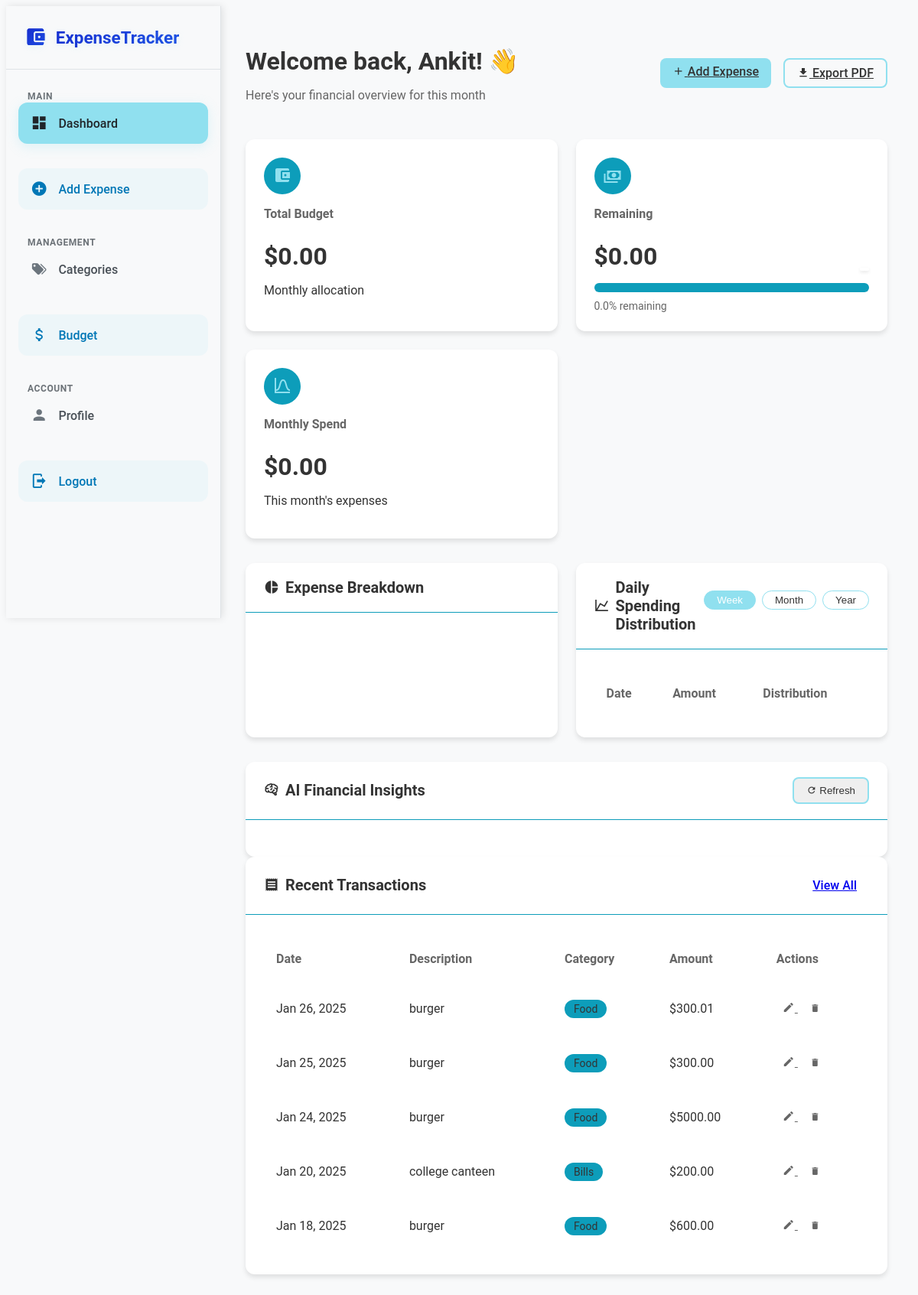
Screenshot of / (signed in) with the database file from the repository.
### Expenses/models.py (models this page shows, shortened)
class UserProfile(models.Model):
    user = models.OneToOneField(User, on_delete=models.CASCADE)
    total_budget = models.DecimalField(
        max_digits=10,
        decimal_places=2,
        validators=[MinValueValidator(0)],
        default=0
    )
    last_budget_reset = models.DateTimeField(default=timezone.now)
    def get_remaining_budget(self):
        monthly_expenses = Expense.get_monthly_total(self.user)
        return self.total_budget - monthly_expenses
    def get_budget_percentage(self):
        if self.total_budget > 0:
            return (self.get_remaining_budget() / self.total_budget) * 100
        return 0

class Expense(models.Model):
    RECURRING_CHOICES = [
        ('none', 'None'),
        ('daily', 'Daily'),
        ('weekly', 'Weekly'),
        ('monthly', 'Monthly'),
        ('yearly', 'Yearly'),
    ]
    user = models.ForeignKey(User, on_delete=models.CASCADE)
    category = models.ForeignKey(Category, on_delete=models.SET_NULL, null=True, blank=True)
    amount = models.DecimalField(
        max_digits=10,
        decimal_places=2,
        validators=[MinValueValidator(0.01)]
    )
    description = models.CharField(max_length=200)
    date = models.DateField()
    recurring = models.CharField(
        max_length=10,
        choices=RECURRING_CHOICES,
        default='none'
    )
    created_at = models.DateTimeField(auto_now_add=True)
    updated_at = models.DateTimeField(auto_now=True)
    @classmethod
    def get_monthly_total(cls, user):
        start_date = timezone.now().replace(day=1)
        return cls.objects.filter(
            user=user,
            date__gte=start_date
        ).aggregate(Sum('amount'))['amount__sum'] or 0
    @classmethod
    def get_category_breakdown(cls, user):
        start_date = timezone.now().replace(day=1)
        total_expenses = cls.objects.filter(
            user=user,
            date__gte=start_date
        ).aggregate(total=Sum('amount'))['total'] or 0
        if total_expenses == 0:
            return []

class Category(models.Model):
    name = models.CharField(max_length=100)
    user = models.ForeignKey(User, on_delete=models.CASCADE)
    budget = models.DecimalField(
        max_digits=10,
        decimal_places=2,
        validators=[MinValueValidator(0)],
        default=0
    )
    class Meta:
        verbose_name_plural = 'Categories'
        unique_together = ['name', 'user']

### Expenses/views.py (the view, shortened to what this page needs)
# urls.py: path('', views.dashboard, name='dashboard'),
@login_required(login_url='login')
def dashboard(request):
    check_and_reset_monthly_budget()
    profile, created = UserProfile.objects.get_or_create(user=request.user)
    today = timezone.now()
    start_date = today.replace(day=1)
    monthly_spend = Expense.get_monthly_total(request.user)
    remaining_budget = profile.get_remaining_budget()
    category_expenses = Expense.get_category_breakdown(request.user)
    recent_transactions = Expense.objects.filter(
        user=request.user
    ).select_related('category').order_by('-date')[:5]
    context = {
        'user': request.user,
        'profile': profile,
        'total_budget': profile.total_budget,
        'remaining_budget': remaining_budget,
        'monthly_spend': monthly_spend,
        'category_expenses': category_expenses,
        'recent_transactions': recent_transactions,
        'budget_percentage': profile.get_budget_percentage(),
    }
    return render(request, 'dashboard.html', context)

### Expenses/views.py (called while the page is built)
def send_budget_reminder_email(user):
    subject = 'Monthly Budget Reset Reminder'
    message = f"""
    Hello {user.username},

    This is a reminder that your monthly budget has been reset for the new month.
    Please set your new budget to help maintain your financial goals.

    You can set your budget here: {settings.SITE_URL}/expenses/set-budget/

    Best regards,
    Your Expense Tracker Team
    """
    send_mail(
        subject,
        message,
        settings.DEFAULT_FROM_EMAIL,
        [user.email],
        fail_silently=False,
    )

@receiver(post_save, sender=UserProfile)
def create_user_profile(sender, instance, created, **kwargs):
    if created:
        instance.last_budget_reset = timezone.now()
        instance.save()

def check_and_reset_monthly_budget():
    today = timezone.now()
    profiles = UserProfile.objects.all()
    for profile in profiles:
        last_reset = profile.last_budget_reset
        if (today.year > last_reset.year) or (today.month > last_reset.month):
            profile.total_budget = Decimal('0.00')
            profile.last_budget_reset = today
            profile.save()
            send_budget_reminder_email(profile.user)

### Expenses/templates/dashboard.html (shortened to what this page needs)
{% extends 'base.html' %}
{% load static %}
{% block css_files %}
<link rel="stylesheet" href="{% static 'css/dashboard.css' %}"/>
<link href="https://cdn.jsdelivr.net/npm/@mdi/font@6.5.95/css/materialdesignicons.min.css" rel="stylesheet">
{% endblock %}
{% block content %}
<div class="dashboard-container">
    {% include 'partials/sidebar.html' %}
    <main class="main-content">
        <div class="dashboard-header">
            <div class="welcome-section">
                <h1>Welcome back, {{ user.first_name }}! 👋</h1>
                <p>Here's your financial overview for this month</p>
            </div>
            <div class="header-actions">
               <a href="{% url 'add_expense' %}" class="btn btn-primary">
                    <i class="mdi mdi-plus"></i> Add Expense
                <a href="{% url 'export_expenses' %}"  class="btn btn-outline-primary" id="exportButton">
                    <i class="mdi mdi-download"></i> Export PDF
                </a>
            </div>
        </div>
        <div class="overview-cards">
            <div class="card budget-card">
                <div class="card-body">
                    <div class="card-icon">
                        <i class="mdi mdi-wallet"></i>
                    </div>
                    <div class="card-info">
                        <h3>Total Budget</h3>
                        <h2>${{ total_budget|floatformat:2 }}</h2>
                        <p>Monthly allocation</p>
                    </div>
                </div>
            </div>
            <div class="card remaining-card">
                <div class="card-body">
                    <div class="card-icon">
                        <i class="mdi mdi-cash-multiple"></i>
                    </div>
                    <div class="card-info">
                        <h3>Remaining</h3>
                        <h2>${{ remaining_budget|floatformat:2 }}</h2>
                        <div class="progress-wrapper">
                            <div class="progress">
                                <div class="progress-bar" style="width: {{ budget_percentage|floatformat:1 } }%"></div>
                            </div>
                            <span class="progress-text">{{ budget_percentage|floatformat:1 }}% remaining</span>
                        </div>
                    </div>
                </div>
            </div>
            <div class="card spending-card">
                <div class="card-body">
                    <div class="card-icon">
                        <i class="mdi mdi-chart-bell-curve"></i>
                    </div>
                    <div class="card-info">
                        <h3>Monthly Spend</h3>
                        <h2>${{ monthly_spend|floatformat:2 }}</h2>
                        <p>This month's expenses</p>
                    </div>
                </div>
            </div>
        </div>
        <div class="analysis-section">
            <div class="card breakdown-card">
                <div class="card-header">
                    <h3><i class="mdi mdi-chart-pie"></i> Expense Breakdown</h3>
                </div>
                <div class="card-body">
                </div>
            </div>
            <div class="card chart-card">
                <div class="card-header">
                    <h3><i class="mdi mdi-chart-line"></i> Daily Spending Distribution</h3>
                    <div class="chart-period-selector">
                        <button class="btn active" data-period="week">Week</button>
                        <button class="btn" data-period="month">Month</button>
                        <button class="btn" data-period="year">Year</button>
                    </div>
                </div>
                <div class="card-body">
                    <div class="table-responsive">
                        <table class="table">
                            <thead>
                                <tr>
                                    <th>Date</th>
                                    <th>Amount</th>
                                    <th>Distribution</th>
                                </tr>
                            </thead>
                        </table>
                    </div>
                </div>
            </div>
        </div>
        <div class="card ai-insights-card">
            <div class="card-header">
                <h3><i class="mdi mdi-brain"></i> AI Financial Insights</h3>
                <button class="btn btn-sm btn-outline-primary refresh-insights">
                    <i class="mdi mdi-refresh"></i> Refresh
                </button>
            </div>
            <div class="card-body">
            </div>
        </div>
        <div class="card transactions-card">
            <div class="card-header">
                <h3><i class="mdi mdi-receipt"></i> Recent Transactions</h3>
                <a href="{% url 'expense_list' %}" class="btn btn-link">View All</a>
            </div>
            <div class="card-body">
                <div class="table-responsive">
                    <table class="table" id="recentTransactionsTable">
                        <thead>
                            <tr>
                                <th>Date</th>
                                <th>Description</th>
                                <th>Category</th>
                                <th>Amount</th>
                                <th>Actions</th>
                            </tr>
                        </thead>
                        <tbody>
                            {% for expense in recent_transactions %}
                            <tr>
                                <td>{{ expense.date|date:"M d, Y" }}</td>
                                <td>{{ expense.description }}</td>
                                <td>
                                    <span class="category-badge">
                                        {{ expense.category.name|default:"Uncategorized" }}
                                    </span>
                                </td>
                                <td class="amount">${{ expense.amount|floatformat:2 }}</td>
                                <td>
                                    <a href="{% url 'edit_expense' expense.id %}" class="btn btn-icon" title="Edit">
                                        <i class="mdi mdi-pencil"></i>
                                    </a>
                                    <button class="btn btn-icon delete-expense" data-expense-id="{{ expense.id }}" title="Delete">
                                        <i class="mdi mdi-delete"></i>
                                    </button>
                                </td>
                            </tr>
                            {% endfor %}
                        </tbody>
                    </table>
                </div>
            </div>
        </div>
    </main>
</div>
{% endblock %}

### Expenses/static/css/dashboard.css (style rules this page uses)
:root { --primary-color: #90e0ef; --secondary-color: #0d9dba; --background-color: #f8f9fa; --text-primary: #333333; --text-secondary: #666666; --card-shadow: 0 4px 6px rgba(0, 0, 0, 0.1); --transition: all 0.3s ease; }
body { font-family: 'Roboto', sans-serif; background-color: var(--background-color); color: var(--text-primary); }
.dashboard-container { display: flex; min-height: 100vh; }
.main-content { flex: 1; padding: 2rem; }
.dashboard-header { display: flex; justify-content: space-between; align-items: center; margin-bottom: 2rem; }
.welcome-section h1 { font-size: 2rem; font-weight: 700; color: var(--text-primary); margin-bottom: 0.5rem; }
.welcome-section p { color: var(--text-secondary); }
.header-actions { display: flex; gap: 1rem; }
.btn { padding: 0.5rem 1rem; border-radius: 8px; font-weight: 500; transition: var(--transition); }
.btn-primary { background-color: var(--primary-color); border: none; color: var(--text-primary); }
.btn-outline-primary { border: 2px solid var(--primary-color); color: var(--text-primary); }
.overview-cards { display: grid; grid-template-columns: repeat(auto-fit, minmax(300px, 1fr)); gap: 1.5rem; margin-bottom: 2rem; }
.card { background: white; border-radius: 12px; box-shadow: var(--card-shadow); border: none; transition: var(--transition); }
.card-body { padding: 1.5rem; }
.card-icon { width: 48px; height: 48px; border-radius: 50%; background-color: var(--secondary-color); display: flex; align-items: center; justify-content: center; margin-bottom: 1rem; }
.card-icon i { font-size: 24px; color: var(--primary-color); }
.card-info h3 { font-size: 1rem; color: var(--text-secondary); margin-bottom: 0.5rem; }
.card-info h2 { font-size: 2rem; color: var(--text-primary); margin-bottom: 0.5rem; }
.progress-wrapper { margin-top: 1rem; }
.progress { height: 12px !important; background-color: var(--secondary-color); border-radius: 6px; overflow: visible; margin: 8px 0; position: relative; }
.progress-bar { height: 100%; border-radius: 6px; position: relative; transition: width 0.5s ease; text-align: center; line-height: 12px; font-size: 10px; color: var(--text-primary); font-weight: 600; }
.progress-bar::after { content: attr(data-progress); position: absolute; right: 0; top: -20px; font-size: 10px; color: var(--text-primary); background: white; padding: 2px 6px; border-radius: 3px; box-shadow: 0 2px 4px rgba(0,0,0,0.1); }
.progress-text { font-size: 0.875rem; color: var(--text-secondary); margin-top: 0.5rem; }
.analysis-section { display: grid; grid-template-columns: repeat(auto-fit, minmax(400px, 1fr)); gap: 1.5rem; margin-bottom: 2rem; }
.card-header { padding: 1.25rem 1.5rem; border-bottom: 1px solid var(--secondary-color); display: flex; justify-content: space-between; align-items: center; }
.card-header h3 { font-size: 1.25rem; margin: 0; color: var(--text-primary); display: flex; align-items: center; gap: 0.5rem; }
.table { width: 100%; border-collapse: separate; border-spacing: 0 0.5rem; }
.table th { font-weight: 600; color: var(--text-secondary); padding: 1rem; text-align: left; }
.table td { padding: 1rem; background-color: white; }
.category-badge { background-color: var(--secondary-color); padding: 0.25rem 0.75rem; border-radius: 20px; font-size: 0.875rem; color: var(--text-primary); }
.btn-icon { padding: 0.5rem; color: var(--text-secondary); background: none; border: none; transition: var(--transition); }
.chart-period-selector { display: flex; gap: 10px; margin-bottom: 15px; }
.chart-period-selector button { padding: 5px 15px; border-radius: 8px; border: 2px solid var(--primary-color); background: transparent; color: var(--text-primary); cursor: pointer; transition: var(--transition); }
.chart-period-selector button.active { background: var(--primary-color); color: white; }
.table-responsive { overflow-x: auto; -webkit-overflow-scrolling: touch; }
.chart-period-selector { display: flex; gap: 0.5rem; }
.chart-period-selector .btn { padding: 0.25rem 1rem; border-radius: 20px; border: 1px solid var(--primary-color); background: transparent; color: var(--text-primary); transition: all 0.3s ease; }
.chart-period-selector .btn.active { background: var(--primary-color); color: white; }

### Expenses/static/css/sidebar.css (style rules this page uses)
:root { --sidebar-bg: #f8f9fa; --sidebar-hover: #e9ecef; --sidebar-active: #90e0ef; --sidebar-text: #495057; --sidebar-active-text: #212529; --sidebar-border: #dee2e6; --sidebar-icon: #6c757d; --logo-gradient: linear-gradient(135deg, #1628cc, #1d52e4); }

### rows the page displays
UserProfile: total_budget "0.00"
Expense: date "Jan 26, 2025", description "burger", category.name "Food", amount "300.01"
Expense: date "Jan 25, 2025", description "burger", category.name "Food", amount "300.00"
Expense: date "Jan 24, 2025", description "burger", category.name "Food", amount "5000.00"
Expense: date "Jan 20, 2025", description "college canteen", category.name "Bills", amount "200.00"
Expense: date "Jan 18, 2025", description "burger", category.name "Food", amount "600.00"

### other values shown
{{ user.first_name }} "Ankit"
{{ remaining_budget|floatformat:2 }} "0.00"
{{ budget_percentage|floatformat:1 }} "0.0"
{{ monthly_spend|floatformat:2 }} "0.00"
